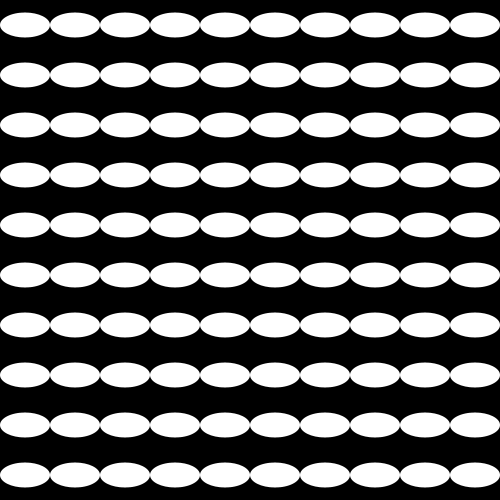
Frame 1 (no input)
Frame 60 (the mouse pressed at the canvas centre just before this capture): identical to frame 1, image omitted
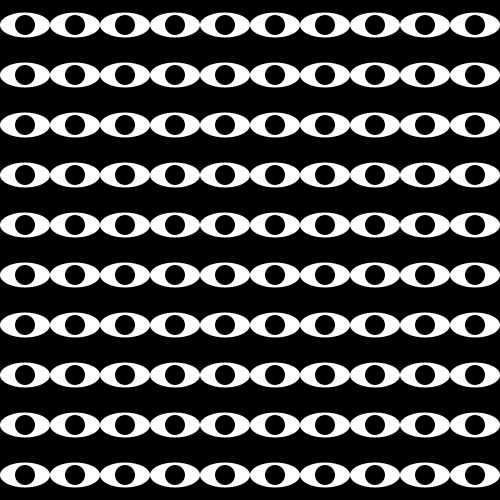
Frame 120 (the mouse held since frame 60 and released just before this capture)

The Processing sketch that drew these frames (run headless with seeded random() and noise(); from frame 60 on, the mouse is pressed at the canvas centre):

// Processing sketch: eyes
// ── eyes.pde
int tilesCount = 10;
float sizeW, sizeH;

void setup() {
  size(500, 500);
  rectMode(CENTER);
  noStroke();
  sizeW = width/tilesCount;
  sizeH = height/tilesCount;
}

void draw() {
  background(255);
  
  
  for (int i=0; i < tilesCount; i++) {
    for (int j=0; j < tilesCount; j++) {
      pushMatrix();
      translate(sizeW*i+sizeW/2, sizeH*j+sizeH/2);
      fill(0);
      rect(0, 0, sizeW, sizeH);
      fill(255);
      arc(0, 0, sizeW, sizeH/2, 0, 2*PI, OPEN);
      fill(0);      
      ellipse(map(mouseX, 0, width, -sizeW/2, sizeW/2),
      map(mouseY, 0, height, -sizeH/2, sizeH/2), 200/tilesCount, 200/tilesCount);
      
      popMatrix();
    }
  }
}
